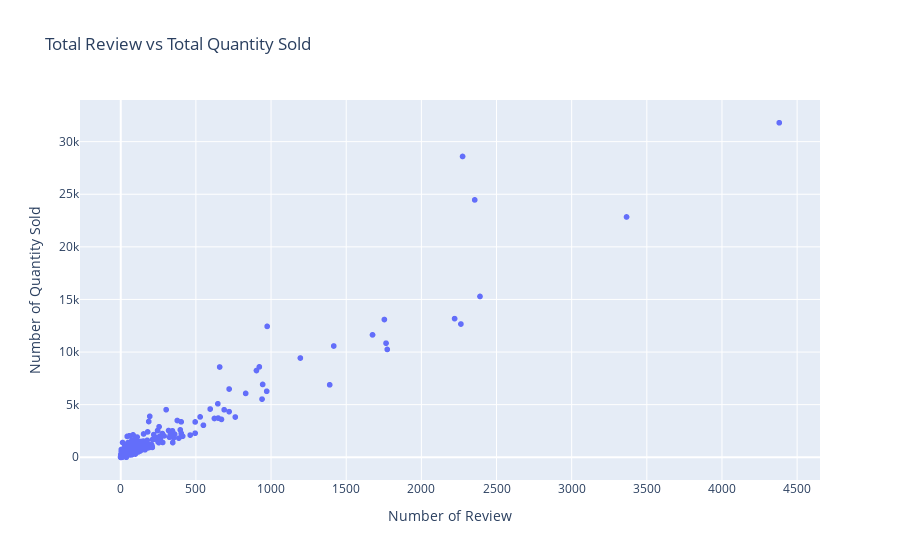

The cell this chart's notebook holds for it:
### Markdown cell above
Most of my hypothesis theories here are wrong, like the relationship between the price and the total review, or the total quantity sold and the total existed day of the product. However, some noticeable correlations have been observed:
* Total Review vs Total Quantity Sold

### Code cell
px.scatter(df_id, x = 'review_count', y = 'quantity_sold_count', title = 'Total Review vs Total Quantity Sold', 
           labels={'review_count': 'Number of Review', 'quantity_sold_count': 'Number of Quantity Sold'})

### Figure 1 — Plotly figure (JSON) as saved in the notebook; plotly's stock layout.template omitted (floating-point values rounded to 4 significant figures; data arrays with more than 128 entries replaced by an {"elided": "..."} marker saying what was removed)
{"data": [{"hovertemplate": "Number of Review=%{x}<br>Number of Quantity Sold=%{y}<extra></extra>", "legendgroup": "", "marker": {"color": "#636efa", "symbol": "circle"}, "mode": "markers", "name": "", "showlegend": false, "type": "scattergl", "x": {"elided": "14399 int values"}, "xaxis": "x", "y": {"elided": "14399 int values"}, "yaxis": "y"}], "layout": {"legend": {"tracegroupgap": 0}, "title": {"text": "Total Review vs Total Quantity Sold"}, "xaxis": {"anchor": "y", "domain": [0, 1], "title": {"text": "Number of Review"}}, "yaxis": {"anchor": "x", "domain": [0, 1], "title": {"text": "Number of Quantity Sold"}}}}
